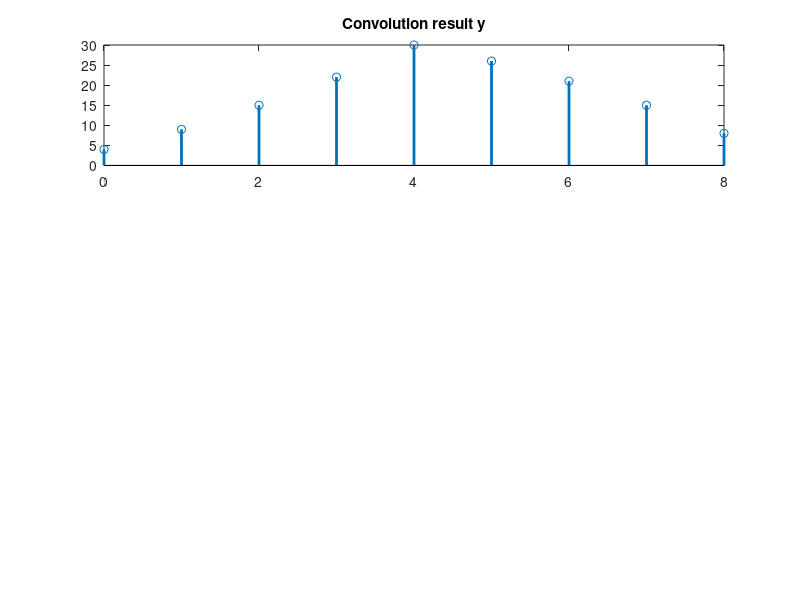

Write the MATLAB code that produced this figure.
%Convolution
x = [4 5 6 7 8];
h = [1 1 1 1 1];

y = conv(x, h);

figure;
subplot(3, 1, 1);
stem(0:length(y)-1, y, 'LineWidth', 2);
title('Convolution result y');
